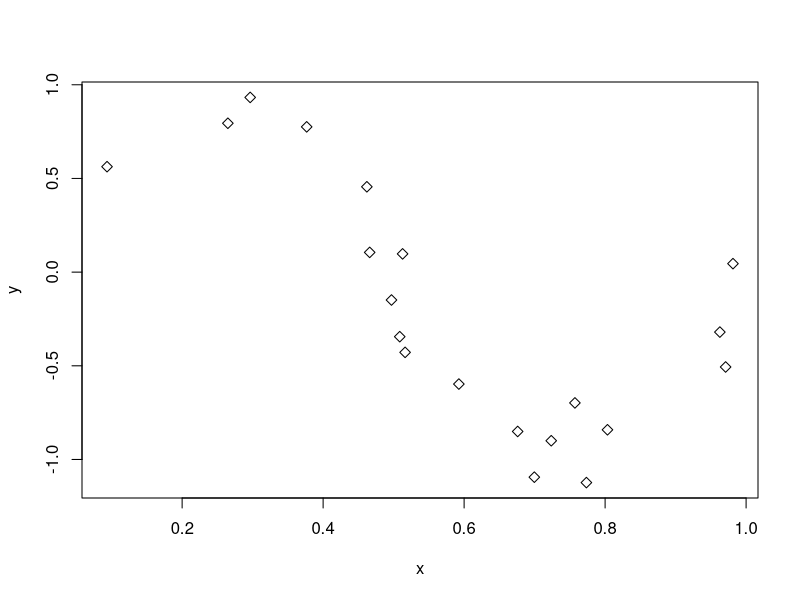
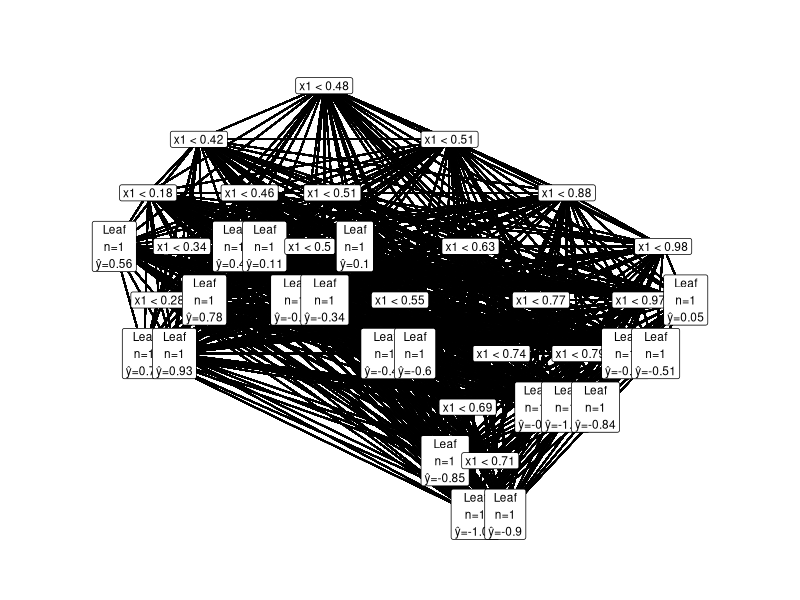
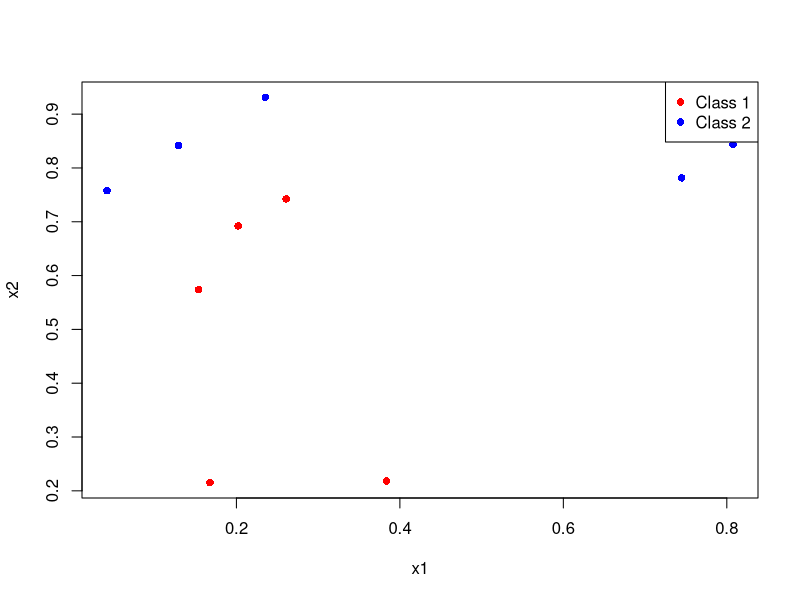
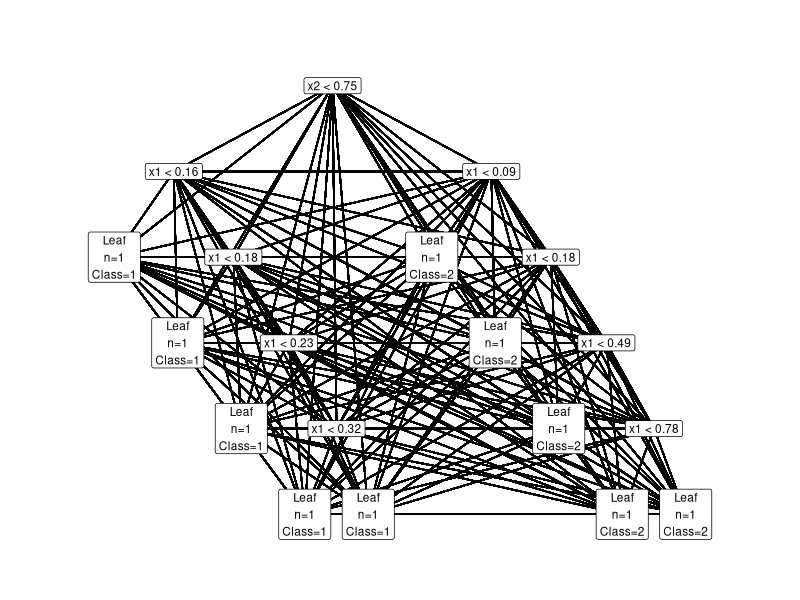

Write the R code that produced these figures, in order.
library(ggplot2)
############################################################
## PLOTTING WITH GGPLOT2
############################################################

{
    .node_id_counter <- 0
    new_node_id <- function() {
        #.node_id_counter <<- .node_id_counter + 1
        paste0("node_", .node_id_counter)
    }
    
    tree_to_df <- function(node) {
      
      leaf_index <- 0
      nodes <- data.frame(
        id = character(),
        x = numeric(),
        y = numeric(),
        label = character(),
        stringsAsFactors = FALSE
      )
      
      edges <- data.frame(
        from = character(),
        to   = character(),
        stringsAsFactors = FALSE
      )
      
      layout_tree <- function(node, depth = 0) {
        
        is_leaf <- is.null(node$split_feature_j)
        
        label <- if (is_leaf) {
          pred <- node$prediction
          paste0("Leaf\nn=", length(node$indices),
                 if (is.numeric(pred)) {
                   paste0("\nŷ=", round(pred, 2))
                 } else {
                   paste0("\nClass=", pred)
                 })
        } else {
          paste0("x", node$split_feature_j,
                 " < ", round(node$split_value_i, 2))
        }
        
        # ---- LEAF ----
        if (is_leaf) {
          leaf_index <<- leaf_index + 1
          x_pos <- leaf_index
          
          nodes <<- rbind(nodes, data.frame(
            id = node$id,
            x = x_pos,
            y = -depth,
            label = label
          ))
          
          return(x_pos)
        }
        
        # ---- INTERNAL NODE ----
        left_x  <- layout_tree(node$left_child, depth + 1)
        right_x <- layout_tree(node$right_child, depth + 1)
        
        x_pos <- (left_x + right_x) / 2
        
        nodes <<- rbind(nodes, data.frame(
          id = node$id,
          x = x_pos,
          y = -depth,
          label = label
        ))
        
        edges <<- rbind(edges,
                        data.frame(from=node$id,to=node$left_child$id),
                        data.frame(from=node$id,to=node$right_child$id))
        
        return(x_pos)
      }
      
      layout_tree(node)
      
      list(nodes = nodes, edges = edges)
    }
    
    
    plot_cart_tree <- function(tree) {
      td <- tree_to_df(tree)
      
      edges <- merge(td$edges, td$nodes, by.x = "from", by.y = "id")
      edges <- merge(edges, td$nodes, by.x = "to", by.y = "id",
                     suffixes = c("_p", "_c"))
      
      ggplot() +
        geom_segment(
          data = edges,
          aes(x = x_p, y = y_p, xend = x_c, yend = y_c)
        ) +
        geom_label(
          data = td$nodes,
          aes(x = x, y = y, label = label),
          size = 3,
          label.size = 0.25
        ) +
        theme_void() +
        coord_cartesian(clip = "off") +
        scale_x_continuous(expand = expansion(mult = 0.2)) +
        scale_y_continuous(expand = expansion(mult = 0.2))
    }
}    
############################################################
## BASIC-NODE STRUCTURE
############################################################

new_node <- function(indices, prediction,
                     split_feature_j = NULL,
                     split_value_i = NULL,
                     left_child = NULL,
                     right_child = NULL) {
    node <- new.env()
    node$id <- new_node_id()
    node$indices <- indices
    
    node$prediction <- prediction
    node$split_feature_j <- split_feature_j
    node$split_value_i <- split_value_i
    
    node$left_child <- left_child
    node$right_child <- right_child
    node
}

############################################################
## EXAMPLE DATA FOR REGRESSION
############################################################

createSinDataExample <- function(n, sigma = 0.2){
    x <- runif(n, 0, 1)                   # X ~ U[0,1]
    eps <- rnorm(n, mean = 0, sd = sigma) # ε ~ N(0, σ²)
    y <- sin(2 * pi * x) + eps            # model
    
    plot(x, y, pch = 5)
    return(data.frame(x = x, y = y))
}

############################################################
## GREEDY CART REGRESSION ALGORITHM
############################################################

greedy_cart_regression <- function(input_data, target_variable) {
    
    # variables
    n <- nrow(input_data) # number of data points
    d <- ncol(input_data) # number of features
    
    # starting Tree T^(0)
    root <- new_node(
        indices = 1:n,
        prediction = mean(target_variable)
    )
    
    repeat{
        
        # starting value initialization
        best_risk <- Inf
        best_split <- NULL
        
        # recursive looping over leaves
        search_best_split <- function(node) {
            
            # leave has one data point left
            if (length(node$indices) <= 1) return()
            
            # selecting targeted data and corresponding target variables
            node_indices <- node$indices
            indices_data <- input_data[node_indices, , drop = FALSE]
            indices_target_variable <- target_variable[node_indices]
            
            # iterating over dimensions/ features d
            for (j in 1:d) {
                
                current_feature <- indices_data[, j]
                vals <- sort(current_feature)
                
                # pairwise split point calculation
                split_points <- (vals[-1] + vals[-length(vals)]) / 2
                
                for (s in split_points) {
                    
                    left_child_node_indices  <- node_indices[current_feature < s]
                    right_child_node_indices <- node_indices[current_feature >= s]
                    
                    # constants calculation
                    c1 <- mean(target_variable[left_child_node_indices])
                    c2 <- mean(target_variable[right_child_node_indices])
                    
                    # risk calculation
                    risk <- sum((target_variable[left_child_node_indices]  - c1)^2) +
                        sum((target_variable[right_child_node_indices] - c2)^2)
                    
                    # checking if new best split has been found
                    if (risk < best_risk) {
                        best_risk <<- risk
                        best_split <<- list(
                            node = node,
                            feature = j,
                            split = s,
                            left_child_node_indices = left_child_node_indices,
                            right_child_node_indices = right_child_node_indices,
                            c1 = c1,
                            c2 = c2
                        )
                    }
                }
            }
        }
        
        # recursive traversing of leaves
        traverse <- function(node) {
            if (is.null(node$split_feature_j)) {
                search_best_split(node)
                return()
            }
            traverse(node$left_child)
            traverse(node$right_child)
        }
        
        traverse(root)
        
        # no split possible
        if (is.null(best_split)) break
        
        # perform the split
        node <- best_split$node
        node$split_feature_j <- best_split$feature
        node$split_value_i <- best_split$split
        
        node$left_child <- new_node(
            indices = best_split$left_child_node_indices,
            prediction = best_split$c1
        )
        
        node$right_child <- new_node(
            indices = best_split$right_child_node_indices,
            prediction = best_split$c2
        )
    }
    
    return(root)
}

############################################################
## EXAMPLE G-CART REGRESSION ALGORITHM
############################################################

{
    input_data <- matrix(c(1, 2, 3, 4, 5), ncol = 1)
    target_variable <- c(2, 3, 2, 8, 9)
    tree <- greedy_cart_regression(input_data, target_variable)
    plot_cart_tree(tree)
    
    data <- createSinDataExample(20)
    input_data <- matrix(data$x, ncol=1)
    target_variable <- matrix(data$y)
    tree_reg <- greedy_cart_regression(input_data, target_variable)
    plot_cart_tree(tree_reg)
}












############################################################
## EXAMPLE DATA FOR CLASSIFICATION 
############################################################

createClassificationDataExample <- function(n, sigma = 0.2){
  x1 <- runif(n, 0, 1)
  x2 <- runif(n, 0, 1)
  
  eps <- rnorm(n, mean = 0, sd = sigma)
  
  kappa <- x2 - 0.5 - 0.3 * sin(2 * pi * x1)
  
  y <- ifelse(kappa - eps <= 0, 1, 2)
  
  plot(x1, x2,
       col = ifelse(y == 1, "red", "blue"),
       pch = 16, xlab = "x1", ylab = "x2")
  legend("topright", legend = c("Class 1", "Class 2"),
         col = c("red", "blue"), pch = 16)
  
  list(
    X = data.frame(x1 = x1, x2 = x2),
    Y = y
  )
}

############################################################
## GREEDY CART CLASSIFICATION ALGORITHM
############################################################

greedy_cart_classification <- function(input_data, target_variable) {
  
  n <- nrow(input_data)
  d <- ncol(input_data)
  
  # classes
  classes <- sort(unique(target_variable))
  
  # starting Tree T^(0)
  root <- new_node(
    indices = 1:n,
    prediction = names(which.max(table(target_variable)))
  )
  
  repeat {
    
    # starting value initialization
    best_risk <- Inf
    best_split <- NULL
    
    # recursive looping over leaves
    search_best_split <- function(node) {
      
      # leave has one data point left
      if (length(node$indices) <= 1) return()
      
      # selecting targeted data and corresponding target variables
      node_indices <- node$indices
      indices_data <- input_data[node_indices, , drop = FALSE]
      indices_target_variable <- target_variable[node_indices]
      
      # iterating over dimensions/ features d
      for (j in 1:d) {
        
        current_feature <- indices_data[, j]
        vals <- sort(current_feature)
        
        # split point calculation
        split_points <- (vals[-1] + vals[-length(vals)]) / 2
        
        for (s in split_points) {
          left_child_node_indices  <- node_indices[current_feature < s]
          right_child_node_indices <- node_indices[current_feature >= s]
          
          if (length(left_child_node_indices) == 0 || length(right_child_node_indices) == 0) next
          
          # determine the class majority in both nodes
          c1 <- names(which.max(table(target_variable[left_child_node_indices])))
          c2 <- names(which.max(table(target_variable[right_child_node_indices])))
          
          # risk calculation
          p1 <- table(target_variable[left_child_node_indices]) / length(left_child_node_indices)
          p2 <- table(target_variable[right_child_node_indices]) / length(right_child_node_indices)
          
          r1 <- length(left_child_node_indices) * (1 - ifelse(c1 %in% names(p1), p1[c1], 0))
          r2 <- length(right_child_node_indices) * (1 - ifelse(c2 %in% names(p2), p2[c2], 0))
          
          risk <- r1 + r2
          
          # checking if new best split has been found
          if (risk < best_risk) {
            best_risk <<- risk
            best_split <<- list(
              node = node,
              feature = j,
              split = s,
              left_child_node_indices = left_child_node_indices,
              right_child_node_indices = right_child_node_indices,
              c1 = c1,
              c2 = c2
            )
          }
        }
      }
    }
    
    # recursive traversing of leaves
    traverse <- function(node) {
      if (is.null(node$split_feature_j)) {
        search_best_split(node)
        return()
      }
      traverse(node$left_child)
      traverse(node$right_child)
    }
    
    traverse(root)
    
    # no split possible
    if (is.null(best_split)) break
    
    # perform the split
    node <- best_split$node
    node$split_feature_j <- best_split$feature
    node$split_value_i <- best_split$split
    
    node$left_child <- new_node(
      indices = best_split$left_child_node_indices,
      prediction = best_split$c1
    )
    
    node$right_child <- new_node(
      indices = best_split$right_child_node_indices,
      prediction = best_split$c2
    )
  }
  
  return(root)
}

############################################################
## EXAMPLE G-CART CLASSIFICATION ALGORITHM
############################################################

{
  data <- createClassificationDataExample(10)
  tree_cla <- greedy_cart_classification(data$X, data$Y)
  plot_cart_tree(tree_cla)
}
